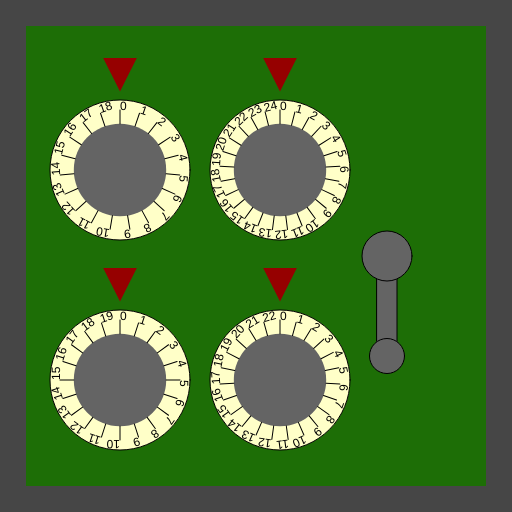
Frame 1 (no input)
Frame 60 (no input): identical to frame 1, image omitted
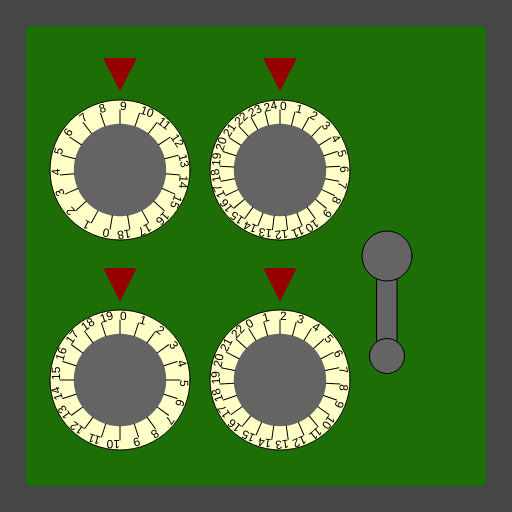
Frame 120 (the mouse pressed at the canvas centre since frame 60)

The p5.js sketch that drew these frames (run headless with seeded random() and noise() and a simulated clock; from frame 60 on, the mouse is pressed at the canvas centre):

// p5.js sketch
// ── sketch.js
/*

Officer: 3494377
CaseNum: 303-2-23826675-3494377

Case 303 - The Case of the Crooked Attorney
Stage 3 - The Gates Bank

I’ve made an appointment for you at the Gates Bank to retrieve your safe deposit box from the vault.
Actually you will break into Torvalds’ one.

Crack the safe by doing the following:

	When the mouse button is pressed:
	- Make Classified_Locker_Value_a equal to the value of mouseY
	- Use the 'max' function to prevent Classified_Locker_Value_a from falling below 4

	When any key is pressed:
	- Increment Classified_Locker_Value_b by 2
	- Use the 'min' function to prevent Classified_Locker_Value_b from going above 16

	Whilst the mouse is being dragged:
	- Make Classified_Locker_Value_c equal to the value of mouseY
	- Use the 'max' function to prevent Classified_Locker_Value_c from falling below 5

	When the mouse button is pressed:
	- Increment Classified_Locker_Value_d by 2
	- Use the 'min' function to prevent Classified_Locker_Value_d from going above 18

	Whilst the mouse is being dragged:
	- Make Classified_Locker_Value_e equal to the value of mouseY
	- Use the 'min' function to prevent Classified_Locker_Value_e from going above 77



This time you'll need to create the relevant event handlers yourself.

There are many possible ways of investigating this case, but you
should use ONLY the following commands:

	- The assignment operator aka. the equals sign !
	- mouseX, mouseY
	- Incrementing +=
	- Decrementing -=
	- min, max
	- constrain

*/

//declare the variables

var Classified_Locker_Value_a;
var Classified_Locker_Value_b;
var Classified_Locker_Value_c;
var Classified_Locker_Value_d;
var Classified_Locker_Value_e;


function preload()
{
	//IMAGES WILL BE LOADED HERE

}

function setup()
{
	createCanvas(512,512);

	//initialise the variables
	Classified_Locker_Value_a = 0;
	Classified_Locker_Value_b = 0;
	Classified_Locker_Value_c = 0;
	Classified_Locker_Value_d = 0;
	Classified_Locker_Value_e = 0;

}

///////////////////EVENT HANDLERS///////////////////

//Create event handlers here to open the safe ...

function mousePressed()
{
//     Make Classified_Locker_Value_a equal to the value of mouseY
//	- Use the 'max' function to prevent Classified_Locker_Value_a from falling below 4
//    Increment Classified_Locker_Value_d by 2
//	- Use the 'min' function to prevent Classified_Locker_Value_d from going above 18
    Classified_Locker_Value_a = mouseY
    Classified_Locker_Value_a = max(Classified_Locker_Value_a, 4)
     Classified_Locker_Value_d += 2
   Classified_Locker_Value_d = min(Classified_Locker_Value_d, 18)
}

function keyPressed()
{
//    Increment Classified_Locker_Value_b by 2
//	- Use the 'min' function to prevent Classified_Locker_Value_b from going above 16
    Classified_Locker_Value_b += 2
    Classified_Locker_Value_b = min(Classified_Locker_Value_b, 16)
}

function mouseDragged()
{
//     Make Classified_Locker_Value_c equal to the value of mouseY
//	- Use the 'max' function to prevent Classified_Locker_Value_c from falling below 5
//     Make Classified_Locker_Value_e equal to the value of mouseY
//	- Use the 'min' function to prevent Classified_Locker_Value_e from going above 77
    Classified_Locker_Value_c = mouseY
   Classified_Locker_Value_c = max(Classified_Locker_Value_c, 5)
    Classified_Locker_Value_e = mouseY
    Classified_Locker_Value_e = min(Classified_Locker_Value_e, 77)
}
///////////////DO NOT CHANGE CODE BELOW THIS POINT///////////////////

function draw()
{

	//Draw the safe door
	background(70);
	noStroke();
	fill(29,110,6);
	rect(26,26,width-52,width-52);

	//Draw the combination dials
	push();
	translate(120,170);
	drawDial(140,Classified_Locker_Value_a, 19);
	pop();

	push();
	translate(120,380);
	drawDial(140,Classified_Locker_Value_b, 20);
	pop();

	push();
	translate(280,170);
	drawDial(140,Classified_Locker_Value_c, 25);
	pop();

	push();
	translate(280,380);
	drawDial(140,Classified_Locker_Value_d, 23);
	pop();

	//Draw the lever
	push();
	translate(width - 125,256);
	drawLever(Classified_Locker_Value_e);
	pop();


}

function drawDial(diameter,num,maxNum)
{
	//the combination lock

	var r = diameter * 0.5;
	var p = r * 0.6;

	stroke(0);
	fill(255,255,200);
	ellipse(0,0,diameter,diameter);
	fill(100);
	noStroke();
	ellipse(0,0,diameter*0.66,diameter*0.66);
	fill(150,0,0);
	triangle(
		-p * 0.4,-r-p,
		p * 0.4,-r-p,
		0,-r-p/5
	);

	noStroke();

	push();
	var inc = 360/maxNum;

	rotate(radians(-num * inc));
	for(var i = 0; i < maxNum; i++)
	{
		push();
		rotate(radians(i * inc));
		stroke(0);
		line(0,-r*0.66,0,-(r-10));
		noStroke();
		fill(0);
		text(i,0,-(r-10));
		pop();
	}

	pop();
}

function drawLever(rot)
{
	push();
	rotate(radians(-rot))
	stroke(0);
	fill(100);
	rect(-10,0,20,100);
	ellipse(0,0,50,50);
	ellipse(0,100,35,35);
	pop();
}
